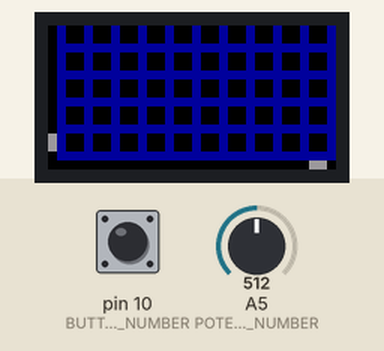
Recording of a sketch running on a simulated Arduino Uno, built with avr-gcc and run on an emulated ATmega328P. On the bench: 32×16 colour display. Inputs (shaded band) come from the test bench; at power-on: A5 (POTENTIOMETER_PIN_NUMBER) = 512, pin 10 (BUTTON_PIN_NUMBER) LOW.

Above: at 1.2 s.
1.3 s: A5 (POTENTIOMETER_PIN_NUMBER) set to 306
At 2.3 s:
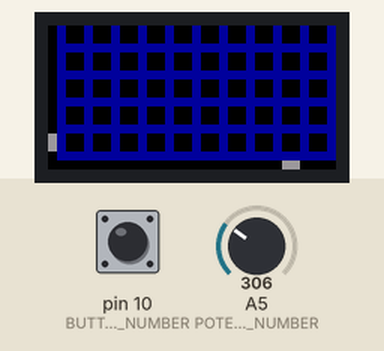
4.3 s: A5 (POTENTIOMETER_PIN_NUMBER) set to 122
At 5.2 s:
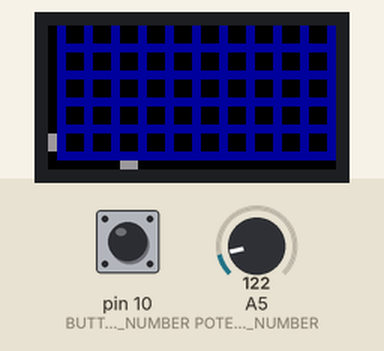
7.3 s: A5 (POTENTIOMETER_PIN_NUMBER) set to 22
At 8.2 s:
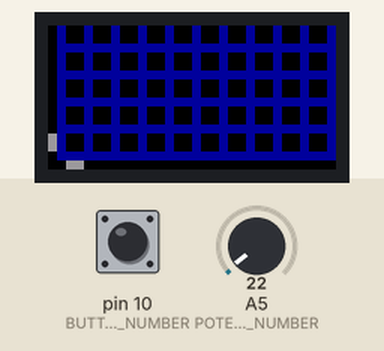
Timing chart, 0 to 10.3 s (numbered marks = the images above; inputs shaded):
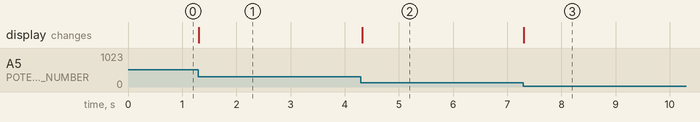

The sketch:

connect4.ino
```cpp
#include <gamma.h>
#include <RGBmatrixPanel.h>
#include <Adafruit_GFX.h>
// define the wiring of the LED screen
const uint8_t CLK  = 8;
const uint8_t LAT = A3;
const uint8_t OE = 9;
const uint8_t A = A0;
const uint8_t B = A1;
const uint8_t C = A2;
// define the wiring of the inputs
const int POTENTIOMETER_PIN_NUMBER = 5;
const int BUTTON_PIN_NUMBER = 10;
const int NUM_ROWS = 5;
const int NUM_COLS = 10;
// a global variable that represents the LED screen
RGBmatrixPanel matrix(A, B, C, CLK, LAT, OE, false);

class Color {
  public:
    int red;
    int green;
    int blue;
    Color() {
      red = 0;
      green = 0;
      blue = 0;
    }

    Color(int r, int g, int b) {
      red = r;
      green = g;
      blue = b;
    }
    int get_red(){
      return red;
    }
    int get_green(){
      return green;
    }
    int get_blue(){
      return blue;
    }
    bool is_equal_to(Color color){
      if(red == color.get_red() && green == color.get_green() && blue == color.get_blue()){
        return true;
      }
      return false;
    }
    uint16_t to_333() const {
     return matrix.Color333(red, green, blue);
   }
};
const Color BLACK(0, 0, 0);
const Color RED(6, 0, 0);
const Color ORANGE(6, 1, 0);
const Color YELLOW(4, 4, 0);
const Color GREEN(0, 4, 0);
const Color BLUE(0, 0, 4);
const Color PURPLE(1, 0, 2);
const Color WHITE(4, 4, 4);
const Color LIME(2, 4, 0);
const Color AQUA(0, 4, 4);

class Piece {
  public:
    // Constructors
    Piece() {
      x = 0;
      y = 0;
      drawn = false;
      color = BLACK;
    }
    // sets values for private date members x and y
    Piece(int x_arg, int y_arg) {
      x = x_arg;
      y = y_arg;
      drawn = false;
      color = BLACK;
      }

    // getters
    int get_x() const {
      return x;
    }
    int get_y() const {
      return y;
    }
    Color get_color(){
      return color;
    }
    bool is_drawn() const {
      return drawn;
    }

    void fall() {
      erase();
      y++;
      draw(color);
    }


    void draw(Color colors) {
      color = colors;
      draw_with_rgb(colors);
      drawn = true;
    }

    void erase() {
      draw_with_rgb(BLACK);
    }


  private:
    int x;
    int y;
    bool drawn;
    Color color;

    // draws the Piece
    void draw_with_rgb(Color colors) {
      //draws body

      for(int i = 0; i < 2; i++){
        for(int j = 0; j < 2; j++){
          matrix.drawPixel((x+i), (y+j), colors.to_333());
        }
      }
    }
};

 class Player_X {
     public:

    Player_X() {
      x = 0;
      y = 15;
    }

    Player_X(int x_arg) {
      x = x_arg;
      y = 15;
    }

     int get_x() const {
       return x;
     }

    void set_x(int x_arg) {
      x = x_arg;
    }

    void draw() {
       draw_with_rgb(WHITE);
     }

     void erase() {
      draw_with_rgb(BLACK);
    }

   private:
    int x;
    int y;

    void initialize(int x_arg, int y_arg) {
      x = x_arg;
       y = y_arg;
     }

     void draw_with_rgb(Color color) {
       matrix.drawPixel(x, y, color.to_333());
       matrix.drawPixel((x+1), y, color.to_333());
     }
 };

  class Player_Y {
     public:

    Player_Y() {
      x = 0;
      y = 0;
    }

    Player_Y(int y_arg) {
      x = 0;
      y = y_arg;
    }

     int get_x() const {
       return x;
     }

    void set_y(int y_arg) {
      y = y_arg;
    }

    void draw() {
       draw_with_rgb(WHITE);
     }

     void erase() {
      draw_with_rgb(BLACK);
    }

   private:
    int x;
    int y;

    void initialize(int x_arg, int y_arg) {
      x = x_arg;
       y = y_arg;
     }

     void draw_with_rgb(Color color) {
       matrix.drawPixel(x, y, color.to_333());
       matrix.drawPixel(x, (y + 1), color.to_333());
     }
 };

 class Connect4 {
     public:

    Connect4() {
      time = 0;
      turn = 0;
    }

    int get_lowest_row(int col){
      for(int i = (NUM_ROWS - 1); i <= 0; i--){
        if(!(pieces[col][i].is_drawn())){
          return i;
        }
      }
      return 0;
    }

    void setup_game(){
      for(int i = 1; i < 32; i++){
        matrix.drawPixel(i, 14, BLUE.to_333());
        if(i == 1 || i == 4 || i == 7 || i == 10 || i == 13 || i == 16 || i == 19 || i == 22 || i == 25 || i == 28 || i == 31){
          for(int j = 13; j >= 0; j--){
            matrix.drawPixel(i, j, BLUE.to_333());
            if(j == 11 || j == 8 || j == 5 || j == 2){
              for(int x = 1; x < 32; x++){
                matrix.drawPixel(x, j, BLUE.to_333());
              }
            }
          }
        }
      }

      //fill array

      Piece p00(2, 0);
      Piece p10(5, 0);
      Piece p20(8, 0);
      Piece p30(11, 0);
      Piece p40(14, 0);
      Piece p50(17, 0);
      Piece p60(20, 0);
      Piece p70(23, 0);
      Piece p80(26, 0);
      Piece p90(29, 0);
      Piece p01(2, 3);
      Piece p11(5, 3);
      Piece p21(8, 3);
      Piece p31(11, 3);
      Piece p41(14, 3);
      Piece p51(17, 3);
      Piece p61(20, 3);
      Piece p71(23, 3);
      Piece p81(26, 3);
      Piece p91(29, 3);
      Piece p02(2, 6);
      Piece p12(5, 6);
      Piece p22(8, 6);
      Piece p32(11, 6);
      Piece p42(14, 6);
      Piece p52(17, 6);
      Piece p62(20, 6);
      Piece p72(23, 6);
      Piece p82(26, 6);
      Piece p92(29, 6);
     /* Piece p03(2, 9);
      Piece p13(5, 9);
      Piece p23(8, 9);
      Piece p33(11, 9);
      Piece p43(14, 9);
      Piece p53(17, 9);
      Piece p63(20, 9);
      Piece p73(23, 9);
      Piece p83(26, 9);
      Piece p93(29, 9);
      Piece p04(2, 12);
      Piece p14(5, 12);
      Piece p24(8, 12);
      Piece p34(11, 12);
      Piece p44(14, 12);
      Piece p54(17, 12);
      Piece p64(20, 12);
      Piece p74(23, 12);
      Piece p84(26, 12);
      Piece p94(29, 12); */
/*
      pieces[0][0] = p00;
      pieces[0][1] = p01;
      pieces[0][2] = p02;
      pieces[0][3] = p03;
      pieces[0][4] = p04;
      pieces[1][0] = p10;
      pieces[1][1] = p12;
      pieces[1][2] = p13;
      pieces[1][3] = p14;
      pieces[1][4] = p20;
      pieces[2][0] = p21;
      pieces[2][1] = p22;
      pieces[2][2] = p23;
      pieces[2][3] = p24;
      pieces[2][4] = p30;
      pieces[3][0] = p31;
      pieces[3][1] = p32;
      pieces[3][2] = p33;
      pieces[3][3] = p34;
      pieces[3][4] = p40;
      pieces[4][0] = p41;
      pieces[4][1] = p42;
      pieces[4][2] = p43;
      pieces[4][4] = p44;
      pieces[4][4] = p50;
      pieces[5][0] = p51;
      pieces[5][1] = p52;
      pieces[5][2] = p53;
      pieces[5][3] = p54;
      pieces[5][4] = p60;
      pieces[6][0] = p61;
      pieces[6][1] = p62;
      pieces[6][2] = p63;
      pieces[6][3] = p64;
      pieces[6][4] = p70;
      pieces[7][0] = p71;
      pieces[7][1] = p72;
      pieces[7][2] = p73;
      pieces[7][3] = p74;
      pieces[7][4] = p80;
      pieces[8][0] = p81;
      pieces[8][1] = p82;
      pieces[8][2] = p83;
      pieces[8][3] = p84;
      pieces[8][4] = p90;
      pieces[9][0] = p91;
      pieces[9][1] = p92;
      pieces[9][2] = p93;
      pieces[9][3] = p94;
      pieces[9][4] = p94; */

    }

    void update(int potentiometer_value, bool button_pressed){
      player_x.erase();
      potentiometer_value = potentiometer_value / 32;
      if(potentiometer_value == 0){
        potentiometer_value = 1;
      }
      if(potentiometer_value > 10){
        potentiometer_value = 10;
      }
      player_x.set_x((3 * potentiometer_value) - 1);
      player_x.draw();

      player_y.erase();
      player_y.set_y(12 - (3 *(get_lowest_row(potentiometer_value))));
      player_y.draw();

      /*if(button_pressed){
        turn++;
        if((turn % 2) == 1){

        }
      }*/
    }

    private:

    int turn;
    unsigned long time;
    Player_X player_x;
    Player_Y player_y;
    Piece pieces[NUM_COLS][NUM_ROWS];

    bool diag_win() {
      for (int row = 0; row < 5; row++) {
        for (int col = 0; col < 10; col++) {
         if ((pieces[col][row].get_color().is_equal_to(pieces[col+1][row+1].get_color())) && (pieces[col][row].get_color().is_equal_to(pieces[col+2][row+2].get_color())) && (pieces[col][row].get_color().is_equal_to(pieces[col+3][row+3].get_color()))) {
           return true;
         }
       }
     }
     for (int row = 4; row >= 0; row--) {
       for (int col = 0; col < 10; col++) {
         if ((pieces[col][row].get_color().is_equal_to(pieces[col+1][row-1].get_color())) && (pieces[col][row].get_color().is_equal_to(pieces[col+2][row-2].get_color())) && (pieces[col][row].get_color().is_equal_to(pieces[col+3][row-3].get_color()))) {
           return true;
         }
       }
    }
    return false;
    }

    bool col_win() {
      for (int row = 0; row < 5; row++) {
        for (int col = 0; col < 10; col++) {
         if ((pieces[col][row].get_color().is_equal_to(pieces[col][row+1].get_color())) && (pieces[col][row].get_color().is_equal_to(pieces[col][row+2].get_color())) && (pieces[col][row].get_color().is_equal_to(pieces[col][row+3].get_color()))) {
           return true;
         }
       }
      }
      return false;
    }

    bool row_win() {
      for (int row = 0; row < 5; row++) {
        for (int col = 0; col < 10; col++) {
         if ((pieces[col][row].get_color().is_equal_to(pieces[col+1][row].get_color())) && (pieces[col][row].get_color().is_equal_to(pieces[col+2][row].get_color())) && (pieces[col][row].get_color().is_equal_to(pieces[col+3][row].get_color()))) {
           return true;
         }
       }
      }
      return false;
    }

    bool game_won() {
      if(diag_win() || col_win() || row_win()){
        return true;
      }
      matrix.fillScreen(BLACK.to_333());
      matrix.print("YOU WIN, BITCH");
      delay(2000);
    }
 };

 Connect4 connect4;

 void setup() {
  Serial.begin(9600);
  pinMode(BUTTON_PIN_NUMBER, INPUT);
  matrix.begin();
  connect4.setup_game();
}
 void loop() {
   int potentiometer_value = analogRead(POTENTIOMETER_PIN_NUMBER);
    bool button_pressed = (digitalRead(BUTTON_PIN_NUMBER) == HIGH);

    connect4.update(potentiometer_value, button_pressed);

 }
```

Measured:
- after the input at 1.3 s, the display: changes at once (image 1)
- after the input at 4.3 s, the display: changes at once (image 2)
- after the input at 7.3 s, the display: changes at once (image 3)
